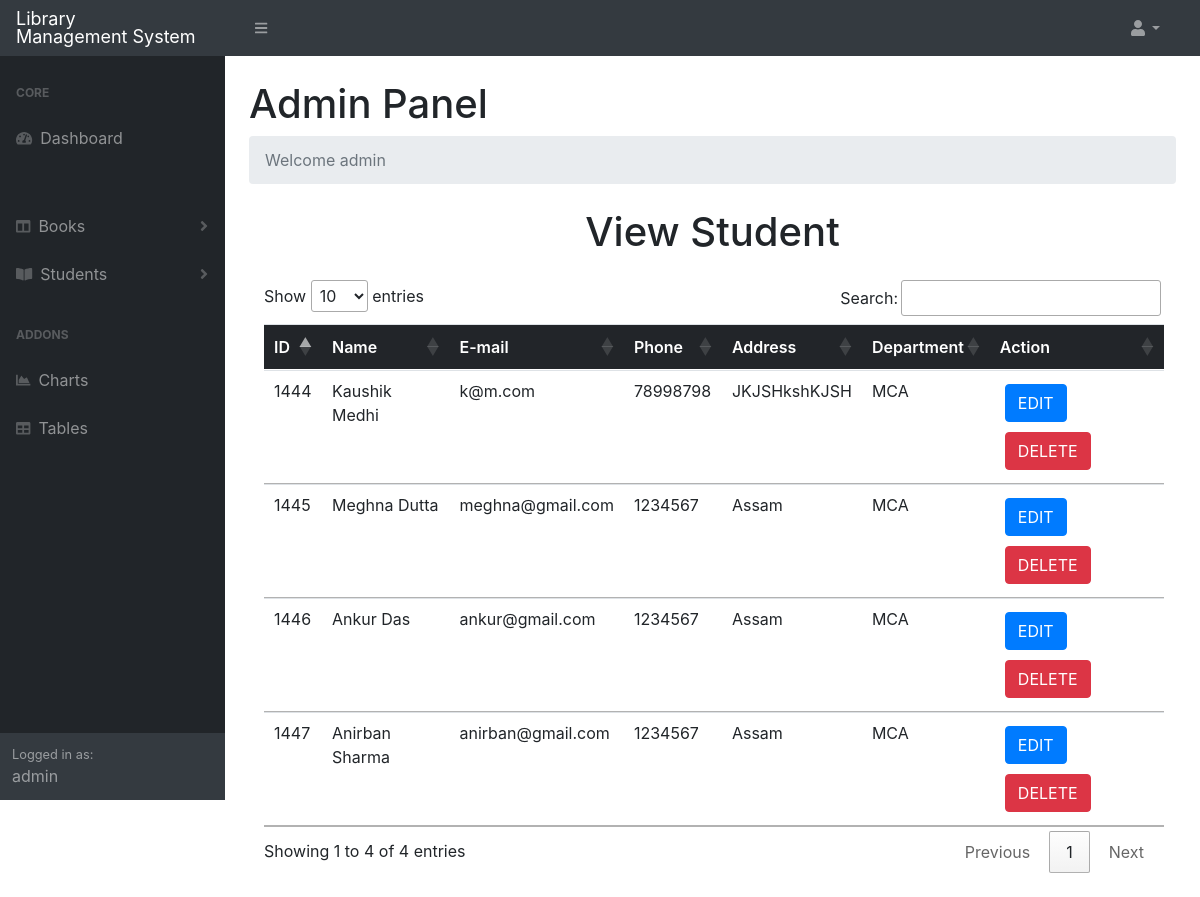
Screenshot of /admin/viewstudent.php (signed in) with the database file from the repository.
### tables this page shows
CREATE TABLE `student` (
  `s_id` int(255) NOT NULL,
  `s_name` varchar(2552) NOT NULL,
  `s_password` varchar(255) NOT NULL,
  `s_email` varchar(255) NOT NULL,
  `s_phone` int(255) NOT NULL,
  `s_address` varchar(255) NOT NULL,
  `department` varchar(255) NOT NULL
);

### admin/viewstudent.php (the view, shortened to what this page needs)
<?php
$name = $_SESSION['name'];
include '../connect.php';
include 'main.php';
?>
<div class="container my-4">
    <h1 style="text-align: center;">View Student</h1>
</div>
<div class="container my-4">
    <table class="table" id="myTable">
        <thead class="thead">
            <tr>
                <td>ID</td>
                <td>Name</td>
                <td>E-mail</td>
                <td>Phone</td>
                <td>Address</td>
                <td>Department</td>
                <td>Action</td>
            </tr>
        </thead>
        <tbody>
            <?php
            $result = mysqli_query($con, "select * from student");
            while ($row = mysqli_fetch_array($result)) {
                echo '
                <tr>
                    <td>' . $row["s_id"] . '</td>
                    <td>' . $row["s_name"] . '</td>
                    <td>' . $row["s_email"] . '</td>
                    <td>' . $row["s_phone"] . '</td>
                    <td>' . $row["s_address"] . '</td>
                    <td>' . $row["department"] . '</td>
                    <td><button class="btn btn-primary"><a href="editstudent.php?s_id=' . $row["s_id"] . '">EDIT</a></button>
                        <button class="btn btn-danger"><a href="deletestudent.php?s_id=' . $row["s_id"] . '" class="action">DELETE</a></button></td>
                </tr>
            ';
            }
            ?>
        </tbody>
    </table>
</div>
</body>
</html>

### admin/main.php (shortened to what this page needs)
<!DOCTYPE html>
<html lang="en">
<head>
    <link href="https://cdn.jsdelivr.net/npm/simple-datatables@latest/dist/style.css" rel="stylesheet" />
    <link href="css/styles.css" rel="stylesheet" />
    <link rel="stylesheet" href="https://cdn.jsdelivr.net/npm/bootstrap@4.6.0/dist/css/bootstrap.min.css">
    <link rel="stylesheet" href="https://stackpath.bootstrapcdn.com/bootstrap/4.4.1/css/bootstrap.min.css">
    <link rel="stylesheet" href="//cdn.datatables.net/1.10.20/css/jquery.dataTables.min.css">
</head>
<body class="sb-nav-fixed">
    <nav class="sb-topnav navbar navbar-expand navbar-dark bg-dark">
        <a class="navbar-brand" href="adminpanel.php">Library <br> Management System</a>
        <button class="btn btn-link btn-sm order-1 order-lg-0 me-4 me-lg-0" id="sidebarToggle" href="#!"><i class="fas fa-bars"></i></button>
        <ul class="navbar-nav  ms-auto me-0 me-md-3 my-2 my-md-0">
            <li class="nav-item dropdown">
                <a class="nav-link dropdown-toggle" id="navbarDropdown" href="#" role="button" data-bs-toggle="dropdown" aria-expanded="false"><i class="fas fa-user fa-fw"></i></a>
            </li>
        </ul>
    </nav>
    <div id="layoutSidenav">
        <div id="layoutSidenav_nav">
            <nav class="sb-sidenav accordion sb-sidenav-dark" id="sidenavAccordion">
                <div class="sb-sidenav-menu">
                    <div class="nav">
                        <div class="sb-sidenav-menu-heading">Core</div>
                        <a class="nav-link" href="adminpanel.php">
                            <div class="sb-nav-link-icon"><i class="fas fa-tachometer-alt"></i></div>
                            Dashboard
                        </a>
                        <div class="sb-sidenav-menu-heading"></div>
                        <a class="nav-link collapsed" href="#" data-bs-toggle="collapse" data-bs-target="#collapseLayouts" aria-expanded="false" aria-controls="collapseLayouts">
                            <div class="sb-nav-link-icon"><i class="fas fa-columns"></i></div>
                            Books
                            <div class="sb-sidenav-collapse-arrow"><i class="fas fa-angle-down"></i></div>
                        </a>
                        <a class="nav-link collapsed" href="#" data-bs-toggle="collapse" data-bs-target="#collapsePages" aria-expanded="false" aria-controls="collapsePages">
                            <div class="sb-nav-link-icon"><i class="fas fa-book-open"></i></div>
                            Students
                            <div class="sb-sidenav-collapse-arrow"><i class="fas fa-angle-down"></i></div>
                        </a>
                        <div class="sb-sidenav-menu-heading">Addons</div>
                        <a class="nav-link" href="charts.html">
                            <div class="sb-nav-link-icon"><i class="fas fa-chart-area"></i></div>
                            Charts
                        </a>
                        <a class="nav-link" href="tables.html">
                            <div class="sb-nav-link-icon"><i class="fas fa-table"></i></div>
                            Tables
                        </a>
                    </div>
                </div>
                <div class="sb-sidenav-footer">
                    <div class="small">Logged in as:</div>
                    <?php echo ("$name"); ?>
                </div>
            </nav>
        </div>
        <div id="layoutSidenav_content">
            <main>
                <div class="container-fluid px-4">
                    <h1 class="mt-4">Admin Panel </h1>
                    <ol class="breadcrumb mb-4">
                        <li class="breadcrumb-item active"><?php echo ("Welcome $name"); ?></li>
                    </ol>

### admin/main.php (style rules this page uses)
.navbar-brand { font-size: 18px; line-height: 1; }
.thead { background-color: rgb(34, 37, 41); font-weight: 600; color: white; border-radius: 5rem; }
a { color: white; }
button { margin: 5px; }

### rows the page displays
student: s_id "1444", s_name "Kaushik Medhi", s_email "k@m.com", s_phone "78998798", s_address "JKJSHkshKJSH", department "MCA"
student: s_id "1445", s_name "Meghna Dutta", s_email "meghna@gmail.com", s_phone "1234567", s_address "Assam", department "MCA"
student: s_id "1446", s_name "Ankur Das", s_email "ankur@gmail.com", s_phone "1234567", s_address "Assam", department "MCA"
student: s_id "1447", s_name "Anirban Sharma", s_email "anirban@gmail.com", s_phone "1234567", s_address "Assam", department "MCA"

### other values shown
$name "admin"
